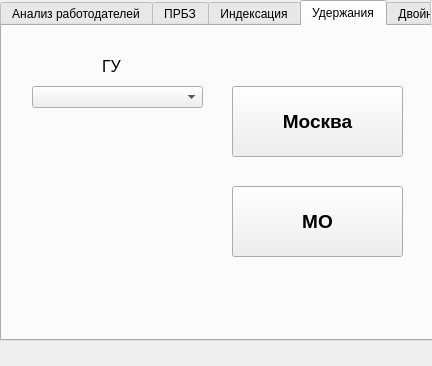
<?xml version="1.0" encoding="UTF-8"?>
<ui version="4.0">
 <class>MainWindow</class>
 <widget class="QMainWindow" name="MainWindow">
  <property name="geometry">
   <rect>
    <x>0</x>
    <y>0</y>
    <width>432</width>
    <height>366</height>
   </rect>
  </property>
  <property name="windowTitle">
   <string>BDUtil</string>
  </property>
  <widget class="QWidget" name="centralwidget">
   <widget class="QTabWidget" name="verticalTabWidget">
    <property name="geometry">
     <rect>
      <x>0</x>
      <y>0</y>
      <width>461</width>
      <height>341</height>
     </rect>
    </property>
    <property name="currentIndex">
     <number>3</number>
    </property>
    <widget class="QWidget" name="szvmPage">
     <property name="layoutDirection">
      <enum>Qt::LeftToRight</enum>
     </property>
     <attribute name="title">
      <string>Анализ работодателей</string>
     </attribute>
     <widget class="QPushButton" name="szvmManButton">
      <property name="geometry">
       <rect>
        <x>30</x>
        <y>70</y>
        <width>171</width>
        <height>71</height>
       </rect>
      </property>
      <property name="font">
       <font>
        <pointsize>14</pointsize>
        <weight>75</weight>
        <bold>true</bold>
       </font>
      </property>
      <property name="text">
       <string>MAN</string>
      </property>
     </widget>
     <widget class="QComboBox" name="szvmRaList">
      <property name="geometry">
       <rect>
        <x>30</x>
        <y>30</y>
        <width>171</width>
        <height>22</height>
       </rect>
      </property>
     </widget>
     <widget class="QLabel" name="szvmServerLabel">
      <property name="geometry">
       <rect>
        <x>280</x>
        <y>0</y>
        <width>61</width>
        <height>21</height>
       </rect>
      </property>
      <property name="font">
       <font>
        <pointsize>12</pointsize>
       </font>
      </property>
      <property name="text">
       <string>Сервер</string>
      </property>
     </widget>
     <widget class="QPushButton" name="szvmPopenButton">
      <property name="geometry">
       <rect>
        <x>220</x>
        <y>150</y>
        <width>171</width>
        <height>71</height>
       </rect>
      </property>
      <property name="font">
       <font>
        <pointsize>14</pointsize>
        <weight>75</weight>
        <bold>true</bold>
       </font>
      </property>
      <property name="text">
       <string>POPEN</string>
      </property>
     </widget>
     <widget class="QPushButton" name="szvmPopayButton">
      <property name="geometry">
       <rect>
        <x>30</x>
        <y>150</y>
        <width>171</width>
        <height>71</height>
       </rect>
      </property>
      <property name="font">
       <font>
        <pointsize>14</pointsize>
        <weight>75</weight>
        <bold>true</bold>
       </font>
      </property>
      <property name="text">
       <string>POPAY</string>
      </property>
     </widget>
     <widget class="QPushButton" name="szvmWprButton">
      <property name="geometry">
       <rect>
        <x>220</x>
        <y>70</y>
        <width>171</width>
        <height>71</height>
       </rect>
      </property>
      <property name="font">
       <font>
        <pointsize>14</pointsize>
        <weight>75</weight>
        <bold>true</bold>
       </font>
      </property>
      <property name="text">
       <string>WPR</string>
      </property>
     </widget>
     <widget class="QComboBox" name="szvmServerList">
      <property name="geometry">
       <rect>
        <x>220</x>
        <y>30</y>
        <width>171</width>
        <height>22</height>
       </rect>
      </property>
     </widget>
     <widget class="QLabel" name="szvmRaLabel">
      <property name="geometry">
       <rect>
        <x>90</x>
        <y>0</y>
        <width>51</width>
        <height>21</height>
       </rect>
      </property>
      <property name="font">
       <font>
        <pointsize>12</pointsize>
       </font>
      </property>
      <property name="text">
       <string>Район</string>
      </property>
     </widget>
     <widget class="QPushButton" name="szvmPeButton">
      <property name="geometry">
       <rect>
        <x>130</x>
        <y>230</y>
        <width>171</width>
        <height>71</height>
       </rect>
      </property>
      <property name="font">
       <font>
        <pointsize>14</pointsize>
        <weight>75</weight>
        <bold>true</bold>
       </font>
      </property>
      <property name="text">
       <string>PE</string>
      </property>
     </widget>
    </widget>
    <widget class="QWidget" name="prbzPage">
     <attribute name="title">
      <string>ПРБЗ</string>
     </attribute>
     <widget class="QPushButton" name="prbzManButton">
      <property name="geometry">
       <rect>
        <x>30</x>
        <y>70</y>
        <width>171</width>
        <height>71</height>
       </rect>
      </property>
      <property name="font">
       <font>
        <pointsize>14</pointsize>
        <weight>75</weight>
        <bold>true</bold>
       </font>
      </property>
      <property name="text">
       <string>MAN</string>
      </property>
     </widget>
     <widget class="QLabel" name="prbzServerLabel">
      <property name="geometry">
       <rect>
        <x>280</x>
        <y>0</y>
        <width>61</width>
        <height>21</height>
       </rect>
      </property>
      <property name="font">
       <font>
        <pointsize>12</pointsize>
       </font>
      </property>
      <property name="text">
       <string>Сервер</string>
      </property>
     </widget>
     <widget class="QComboBox" name="prbzRaList">
      <property name="geometry">
       <rect>
        <x>30</x>
        <y>30</y>
        <width>171</width>
        <height>22</height>
       </rect>
      </property>
     </widget>
     <widget class="QPushButton" name="prbzPopayButton">
      <property name="geometry">
       <rect>
        <x>30</x>
        <y>150</y>
        <width>171</width>
        <height>71</height>
       </rect>
      </property>
      <property name="font">
       <font>
        <pointsize>14</pointsize>
        <weight>75</weight>
        <bold>true</bold>
       </font>
      </property>
      <property name="text">
       <string>POPAY</string>
      </property>
     </widget>
     <widget class="QPushButton" name="prbzWprButton">
      <property name="geometry">
       <rect>
        <x>220</x>
        <y>70</y>
        <width>171</width>
        <height>71</height>
       </rect>
      </property>
      <property name="font">
       <font>
        <pointsize>14</pointsize>
        <weight>75</weight>
        <bold>true</bold>
       </font>
      </property>
      <property name="text">
       <string>WPR</string>
      </property>
     </widget>
     <widget class="QPushButton" name="prbzPeButton">
      <property name="geometry">
       <rect>
        <x>130</x>
        <y>230</y>
        <width>171</width>
        <height>71</height>
       </rect>
      </property>
      <property name="font">
       <font>
        <pointsize>14</pointsize>
        <weight>75</weight>
        <bold>true</bold>
       </font>
      </property>
      <property name="text">
       <string>PE</string>
      </property>
     </widget>
     <widget class="QComboBox" name="prbzServerList">
      <property name="geometry">
       <rect>
        <x>220</x>
        <y>30</y>
        <width>171</width>
        <height>22</height>
       </rect>
      </property>
     </widget>
     <widget class="QPushButton" name="prbzPopenButton">
      <property name="geometry">
       <rect>
        <x>220</x>
        <y>150</y>
        <width>171</width>
        <height>71</height>
       </rect>
      </property>
      <property name="font">
       <font>
        <pointsize>14</pointsize>
        <weight>75</weight>
        <bold>true</bold>
       </font>
      </property>
      <property name="text">
       <string>POPEN</string>
      </property>
     </widget>
     <widget class="QLabel" name="prbzRaLabel">
      <property name="geometry">
       <rect>
        <x>90</x>
        <y>0</y>
        <width>51</width>
        <height>21</height>
       </rect>
      </property>
      <property name="font">
       <font>
        <pointsize>12</pointsize>
       </font>
      </property>
      <property name="text">
       <string>Район</string>
      </property>
     </widget>
    </widget>
    <widget class="QWidget" name="edvPage">
     <attribute name="title">
      <string>Индексация</string>
     </attribute>
     <widget class="QComboBox" name="edvRaList">
      <property name="geometry">
       <rect>
        <x>30</x>
        <y>30</y>
        <width>171</width>
        <height>22</height>
       </rect>
      </property>
     </widget>
     <widget class="QPushButton" name="edvManButton">
      <property name="geometry">
       <rect>
        <x>30</x>
        <y>90</y>
        <width>171</width>
        <height>71</height>
       </rect>
      </property>
      <property name="font">
       <font>
        <pointsize>14</pointsize>
        <weight>75</weight>
        <bold>true</bold>
       </font>
      </property>
      <property name="text">
       <string>MAN</string>
      </property>
     </widget>
     <widget class="QLabel" name="edvServerLabel">
      <property name="geometry">
       <rect>
        <x>280</x>
        <y>0</y>
        <width>61</width>
        <height>21</height>
       </rect>
      </property>
      <property name="font">
       <font>
        <pointsize>12</pointsize>
       </font>
      </property>
      <property name="text">
       <string>Сервер</string>
      </property>
     </widget>
     <widget class="QPushButton" name="edvWprButton">
      <property name="geometry">
       <rect>
        <x>220</x>
        <y>90</y>
        <width>171</width>
        <height>71</height>
       </rect>
      </property>
      <property name="font">
       <font>
        <pointsize>14</pointsize>
        <weight>75</weight>
        <bold>true</bold>
       </font>
      </property>
      <property name="text">
       <string>WPR</string>
      </property>
     </widget>
     <widget class="QPushButton" name="edvPopenButton">
      <property name="geometry">
       <rect>
        <x>220</x>
        <y>210</y>
        <width>171</width>
        <height>71</height>
       </rect>
      </property>
      <property name="font">
       <font>
        <pointsize>14</pointsize>
        <weight>75</weight>
        <bold>true</bold>
       </font>
      </property>
      <property name="text">
       <string>POPEN</string>
      </property>
     </widget>
     <widget class="QComboBox" name="edvServerList">
      <property name="geometry">
       <rect>
        <x>220</x>
        <y>30</y>
        <width>171</width>
        <height>22</height>
       </rect>
      </property>
     </widget>
     <widget class="QPushButton" name="edvPodmoButton">
      <property name="geometry">
       <rect>
        <x>30</x>
        <y>210</y>
        <width>171</width>
        <height>71</height>
       </rect>
      </property>
      <property name="font">
       <font>
        <pointsize>14</pointsize>
        <weight>75</weight>
        <bold>true</bold>
       </font>
      </property>
      <property name="text">
       <string>PODMO</string>
      </property>
     </widget>
     <widget class="QLabel" name="edvRaLabel">
      <property name="geometry">
       <rect>
        <x>90</x>
        <y>0</y>
        <width>51</width>
        <height>21</height>
       </rect>
      </property>
      <property name="font">
       <font>
        <pointsize>12</pointsize>
       </font>
      </property>
      <property name="text">
       <string>Район</string>
      </property>
     </widget>
    </widget>
    <widget class="QWidget" name="deductionPage">
     <attribute name="title">
      <string>Удержания</string>
     </attribute>
     <widget class="QPushButton" name="deductionMoButton">
      <property name="geometry">
       <rect>
        <x>230</x>
        <y>160</y>
        <width>171</width>
        <height>71</height>
       </rect>
      </property>
      <property name="font">
       <font>
        <pointsize>14</pointsize>
        <weight>75</weight>
        <bold>true</bold>
       </font>
      </property>
      <property name="text">
       <string>МО</string>
      </property>
     </widget>
     <widget class="QPushButton" name="deductionMoscowButton">
      <property name="geometry">
       <rect>
        <x>230</x>
        <y>60</y>
        <width>171</width>
        <height>71</height>
       </rect>
      </property>
      <property name="font">
       <font>
        <pointsize>14</pointsize>
        <weight>75</weight>
        <bold>true</bold>
       </font>
      </property>
      <property name="text">
       <string>Москва</string>
      </property>
     </widget>
     <widget class="QComboBox" name="deductionGuList">
      <property name="geometry">
       <rect>
        <x>30</x>
        <y>60</y>
        <width>171</width>
        <height>22</height>
       </rect>
      </property>
     </widget>
     <widget class="QLabel" name="deductionGuLabel">
      <property name="geometry">
       <rect>
        <x>100</x>
        <y>30</y>
        <width>21</width>
        <height>21</height>
       </rect>
      </property>
      <property name="font">
       <font>
        <pointsize>12</pointsize>
       </font>
      </property>
      <property name="text">
       <string>ГУ</string>
      </property>
     </widget>
    </widget>
    <widget class="QWidget" name="twinsPage">
     <attribute name="title">
      <string>Двойники</string>
     </attribute>
    </widget>
   </widget>
  </widget>
  <action name="szvmAction">
   <property name="text">
    <string>Анализ работодателей</string>
   </property>
  </action>
  <action name="edvAction">
   <property name="text">
    <string>Индексация</string>
   </property>
  </action>
  <action name="prbzAction">
   <property name="text">
    <string>ПРБЗ</string>
   </property>
  </action>
  <action name="uderzhanieAction">
   <property name="text">
    <string>Удержания</string>
   </property>
  </action>
  <action name="twinsAction">
   <property name="text">
    <string>Список двойников</string>
   </property>
  </action>
 </widget>
 <resources/>
 <connections/>
</ui>
